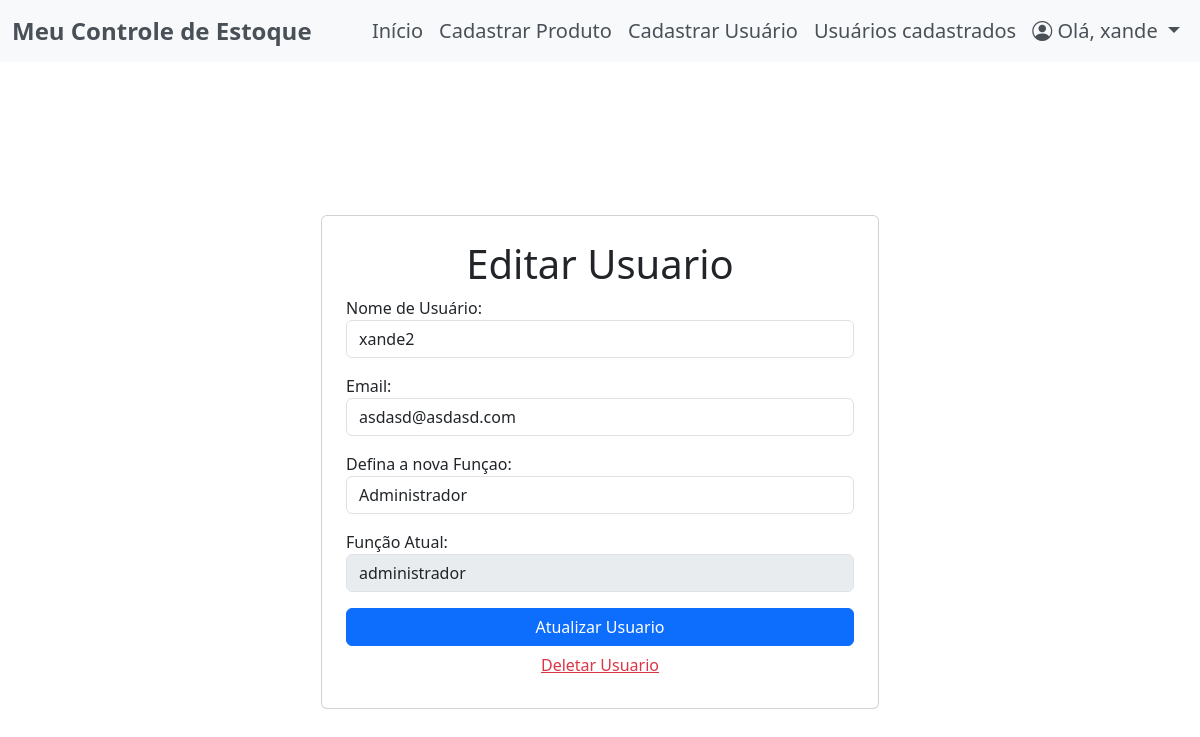
The page /editar_usuario_comum/3/ (signed in) on the database as committed earlier.
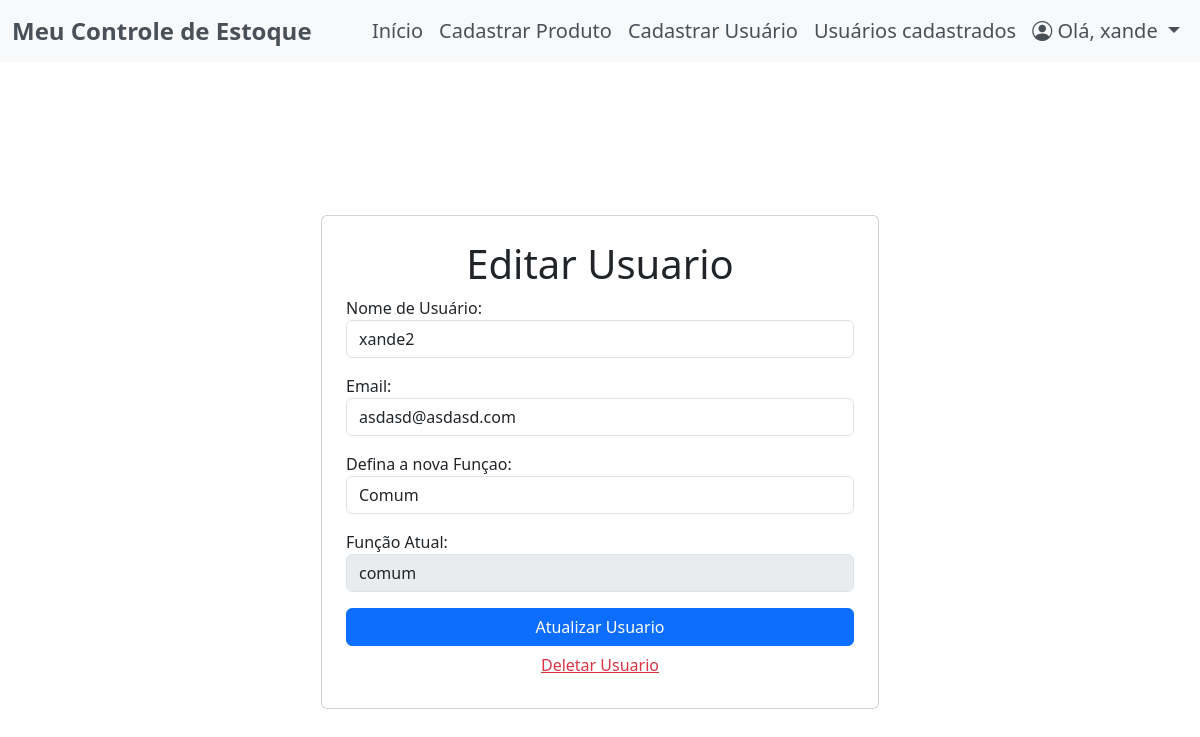
The same page on the database as committed later.
### app/models.py (models this page shows)
class Usuario(UserMixin, db.Model):
    id = db.Column(db.Integer, primary_key=True, autoincrement=True)
    username = db.Column(db.String(100), nullable=False, unique=True)
    password = db.Column(db.String(100), nullable=False)
    confirm_password = db.Column(db.String(100), nullable=False)
    email = db.Column(db.String(100), nullable=False, unique=True)
    nivel_funcao = db.Column(db.String(15), nullable=False, default='comum')

### app/routes.py (the view, shortened to what this page needs)
@bp.route('/editar_usuario_comum/<int:usuario_id>/', methods=['GET', 'POST'])
def editar_usuario_comum(usuario_id):
    if current_user.nivel_funcao != 'administrador':
        abort(403)
    usuario = Usuario.query.get(usuario_id)
    return render_template('editar_usuario.html', usuario=usuario)

### app/__init__.py (called while the page is built)
@login_manager.user_loader
def load_user(user_id):
    from app.models import Usuario
    return Usuario.query.get(int(user_id))

### app/templates/editar_usuario.html (shortened to what this page needs)
{% extends 'base.html' %}
{% block content %}
<div class="container d-flex justify-content-center align-items-center vh-100">
    <div class="card p-4 w-50">
        <h1 class="text-center">Editar Usuario</h1>
        <form action="{{url_for('routes.editar_usuario_comum', usuario_id=usuario.id )}}" method="post">
            <div class="form-group mb-3">
                <label for="username">Nome de Usuário:</label>
                <input type="text" id="username" name="username" class="form-control" value="{{ usuario.username }}"
                    required>
            </div>
            <div class="form-group mb-3">
                <label for="email">Email:</label>
                <input type="email" id="email" name="email" class="form-control" value="{{ usuario.email }}" required>
            </div>
            <div class="form-group mb-3">
                <label for="status">Defina a nova Funçao:</label>
                <select id="nivel_funcao" name="nivel_funcao" class="form-control">
                    <option value="administrador" {% if usuario.nivel_funcao == 'administrador' %}selected{% endif %}>Administrador</option>
                    <option value="comum" {% if usuario.nivel_funcao == 'comum' %}selected{% endif %}>Comum</option>
                </select>
            </div>
            <div class="form-group mb-3">
                <label for="funcao">Função Atual:</label>
                <input type="text"class="form-control" value="{{ usuario.nivel_funcao }}" disabled>
            </div>
            <button type="submit" class="btn btn-primary w-100">Atualizar Usuario</button>
        </form>
            <form action="{{ url_for('routes.deletar_usuario_comum', usuario_id=usuario.id) }}" class="text-center" method="POST">
                <button type="submit" class="text-danger btn btn-link w-100"
                    onclick="return confirm('Tem certeza que deseja excluir este usuario ?');">Deletar Usuario
                </button>
            </form>
    </div>
</div>
{% endblock %}

Rows that differ between the two databases and show on the page:
changed Usuario "xande2": nivel_funcao "Administrador" → "Comum"; nivel_funcao "administrador" → "comum"
